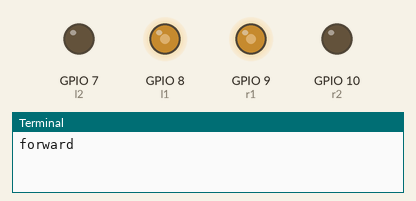
Bench run of a program on a simulated Raspberry Pi (BCM pin numbers). Parts: output pins drawn as LEDs (lit = HIGH), the last lines printed to the terminal. At 12.0 s the program stops and its outputs stay as they are.

Above: at 0.05 s.
At 3.75 s:
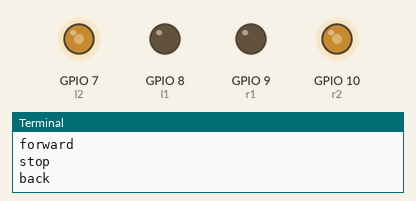
At 5.6 s:
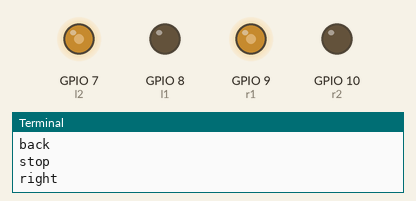
At 7.5 s:
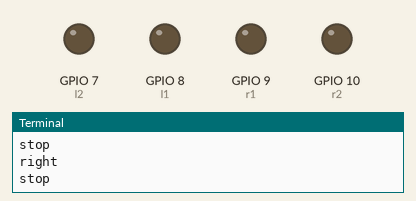
Timing chart, 0 to 9.8 s (numbered marks = the images above):
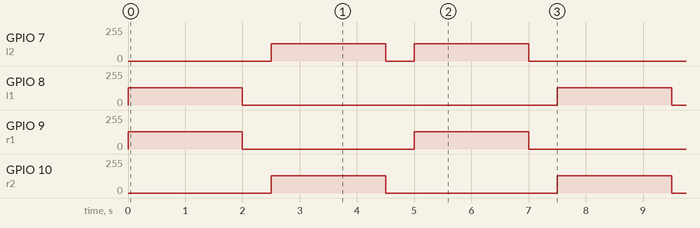

The program:

2_motor.py
```python
import RPi.GPIO as GPIO
import time
import sys


#参考文献
#https://tool-lab.com/raspberrypi-startup-26/
#https://github.com/CamJam-EduKit/EduKit3/tree/master/CamJam%20Edukit%203%20-%20RPi.GPIO/Code

#set
GPIO.setmode(GPIO.BCM)
GPIO.setwarnings(False)

#Pin Assignment
r1 = 9
r2 = 10
l1 = 8
l2 = 7


Frequency = 20
# How long the pin stays on each cycle, as a percent (here, it's 30%)
DutyCycle = 50
# Setting the duty cycle to 0 means the motors will not turn
Stop = 0


#Set in out
GPIO.setup(r1, GPIO.OUT)
GPIO.setup(r2, GPIO.OUT)
GPIO.setup(l1, GPIO.OUT)
GPIO.setup(l2, GPIO.OUT)


#SetPWM
pwm_r1 = GPIO.PWM(r1, Frequency)
pwm_r2 = GPIO.PWM(r2, Frequency)
pwm_l1 = GPIO.PWM(l1, Frequency)
pwm_l2 = GPIO.PWM(l2, Frequency)


#setupPWM
pwm_r1.start(Stop)
pwm_r2.start(Stop)
pwm_l1.start(Stop)
pwm_l2.start(Stop)


#関数の定義
#motor_OO( number ) で、モーター制御ができる(はず)


def forward(wait_time):
    pwm_r1.ChangeDutyCycle(DutyCycle)
    pwm_r2.ChangeDutyCycle(Stop)
    pwm_l1.ChangeDutyCycle(DutyCycle)
    pwm_l2.ChangeDutyCycle(Stop)
    print("forward")
    time.sleep(wait_time)

def back(wait_time):
    pwm_r1.ChangeDutyCycle(Stop)
    pwm_r2.ChangeDutyCycle(DutyCycle)
    pwm_l1.ChangeDutyCycle(Stop)
    pwm_l2.ChangeDutyCycle(DutyCycle)
    print("back")
    time.sleep(wait_time)

def right(wait_time):
    pwm_r1.ChangeDutyCycle(DutyCycle)
    pwm_r2.ChangeDutyCycle(Stop)
    pwm_l1.ChangeDutyCycle(Stop)
    pwm_l2.ChangeDutyCycle(DutyCycle)
    print("right")
    time.sleep(wait_time)

def left(wait_time):
    pwm_r1.ChangeDutyCycle(Stop)
    pwm_r2.ChangeDutyCycle(DutyCycle)
    pwm_l1.ChangeDutyCycle(DutyCycle)
    pwm_l2.ChangeDutyCycle(Stop)
    print("left")
    time.sleep(wait_time)

def m_stop(wait_time):
    pwm_r1.ChangeDutyCycle(Stop)
    pwm_r2.ChangeDutyCycle(Stop)
    pwm_l1.ChangeDutyCycle(Stop)
    pwm_l2.ChangeDutyCycle(Stop)
    print("stop")
    time.sleep(wait_time)


#テスト
forward(2)
m_stop(0.5)
back(2)
m_stop(0.5)
right(2)
m_stop(0.5)
left(2)
m_stop(0.5)
m_stop(2)


GPIO.cleanup()
```

Measured:
- by itself, GPIO 7 (l2): alternates 128/255 for 2.0 s and 0/255 for 0.50 s, 4 changes in all, then stays 0/255
- by itself, GPIO 8 (l1): alternates 128/255 for 2.0 s and 0/255 for 5.5 s
- by itself, GPIO 9 (r1): alternates 128/255 for 2.0 s and 0/255 for 3.0 s, 4 changes in all, then stays 0/255
- by itself, GPIO 10 (r2): alternates 128/255 for 2.0 s and 0/255 for 3.0 s
